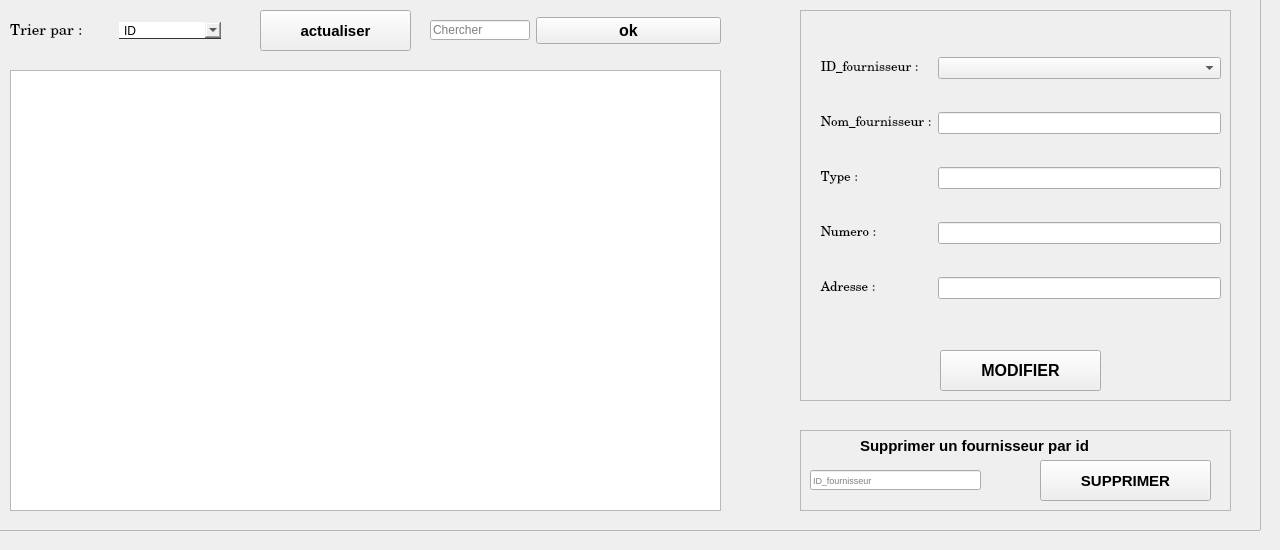
      <widget class="QWidget" name="listedesfournisseurs">
       <attribute name="title">
        <string>Liste des fournisseurs</string>
       </attribute>
       <widget class="QFrame" name="frame_3">
        <property name="geometry">
         <rect>
          <x>-10</x>
          <y>-10</y>
          <width>1271</width>
          <height>541</height>
         </rect>
        </property>
        <property name="frameShape">
         <enum>QFrame::StyledPanel</enum>
        </property>
        <property name="frameShadow">
         <enum>QFrame::Raised</enum>
        </property>
        <widget class="QTableView" name="tableView">
         <property name="geometry">
          <rect>
           <x>20</x>
           <y>80</y>
           <width>711</width>
           <height>441</height>
          </rect>
         </property>
         <property name="styleSheet">
          <string notr="true"/>
         </property>
        </widget>
        <widget class="QFrame" name="frame_4">
         <property name="geometry">
          <rect>
           <x>810</x>
           <y>20</y>
           <width>431</width>
           <height>391</height>
          </rect>
         </property>
         <property name="frameShape">
          <enum>QFrame::StyledPanel</enum>
         </property>
         <property name="frameShadow">
          <enum>QFrame::Raised</enum>
         </property>
         <widget class="QPushButton" name="modifier">
          <property name="geometry">
           <rect>
            <x>140</x>
            <y>340</y>
            <width>161</width>
            <height>41</height>
           </rect>
          </property>
          <property name="font">
           <font>
            <pointsize>12</pointsize>
            <weight>75</weight>
            <bold>true</bold>
           </font>
          </property>
          <property name="cursor">
           <cursorShape>PointingHandCursor</cursorShape>
          </property>
          <property name="text">
           <string>MODIFIER</string>
          </property>
         </widget>
         <widget class="QWidget" name="gridLayoutWidget_2">
          <property name="geometry">
           <rect>
            <x>10</x>
            <y>20</y>
            <width>411</width>
            <height>301</height>
           </rect>
          </property>
          <layout class="QGridLayout" name="gridLayout_2">
           <property name="sizeConstraint">
            <enum>QLayout::SetDefaultConstraint</enum>
           </property>
           <property name="horizontalSpacing">
            <number>6</number>
           </property>
           <item row="3" column="0">
            <widget class="QLabel" name="label_9">
             <property name="font">
              <font>
               <family>Century</family>
               <pointsize>10</pointsize>
              </font>
             </property>
             <property name="text">
              <string>   Numero :</string>
             </property>
            </widget>
           </item>
           <item row="2" column="1">
            <widget class="QLineEdit" name="lineEdit_33"/>
           </item>
           <item row="4" column="0">
            <widget class="QLabel" name="label_13">
             <property name="font">
              <font>
               <family>Century</family>
               <pointsize>10</pointsize>
              </font>
             </property>
             <property name="text">
              <string>   Adresse :</string>
             </property>
            </widget>
           </item>
           <item row="1" column="1">
            <widget class="QLineEdit" name="lineEdit_22"/>
           </item>
           <item row="2" column="0">
            <widget class="QLabel" name="label_8">
             <property name="font">
              <font>
               <family>Century</family>
               <pointsize>10</pointsize>
              </font>
             </property>
             <property name="text">
              <string>   Type : </string>
             </property>
            </widget>
           </item>
           <item row="0" column="0">
            <widget class="QLabel" name="label_7">
             <property name="font">
              <font>
               <family>Century</family>
               <pointsize>10</pointsize>
              </font>
             </property>
             <property name="text">
              <string>   ID_fournisseur :</string>
             </property>
            </widget>
           </item>
           <item row="3" column="1">
            <widget class="QLineEdit" name="lineEdit_44"/>
           </item>
           <item row="1" column="0">
            <widget class="QLabel" name="label_10">
             <property name="font">
              <font>
               <family>Century</family>
               <pointsize>10</pointsize>
              </font>
             </property>
             <property name="text">
              <string>   Nom_fournisseur :</string>
             </property>
            </widget>
           </item>
           <item row="4" column="1">
            <widget class="QLineEdit" name="lineEdit_55"/>
           </item>
           <item row="0" column="1">
            <widget class="QComboBox" name="comboBox_3"/>
           </item>
          </layout>
         </widget>
        </widget>
        <widget class="QWidget" name="horizontalLayoutWidget">
         <property name="geometry">
          <rect>
           <x>20</x>
           <y>20</y>
           <width>211</width>
           <height>41</height>
          </rect>
         </property>
         <layout class="QHBoxLayout" name="horizontalLayout">
          <item>
           <widget class="QLabel" name="label_11">
            <property name="font">
             <font>
              <family>Century</family>
              <pointsize>11</pointsize>
             </font>
            </property>
            <property name="text">
             <string>Trier par :</string>
            </property>
           </widget>
          </item>
          <item>
           <widget class="QComboBox" name="comboBox">
            <property name="cursor">
             <cursorShape>PointingHandCursor</cursorShape>
            </property>
            <property name="layoutDirection">
             <enum>Qt::LeftToRight</enum>
            </property>
            <property name="styleSheet">
             <string notr="true">QComboBox{
border:none;
border-bottom:1px solid #2d3436;
}
QComboBox::hover{
background: rgba(119,181,254,0.5);
}</string>
            </property>
            <item>
             <property name="text">
              <string>ID</string>
             </property>
            </item>
            <item>
             <property name="text">
              <string>Nom</string>
             </property>
            </item>
            <item>
             <property name="text">
              <string>type</string>
             </property>
            </item>
            <item>
             <property name="text">
              <string>numero</string>
             </property>
            </item>
            <item>
             <property name="text">
              <string>adresse</string>
             </property>
            </item>
           </widget>
          </item>
         </layout>
        </widget>
        <widget class="QWidget" name="horizontalLayoutWidget_2">
         <property name="geometry">
          <rect>
           <x>440</x>
           <y>20</y>
           <width>291</width>
           <height>41</height>
          </rect>
         </property>
         <layout class="QHBoxLayout" name="horizontalLayout_2">
          <item>
           <widget class="QLineEdit" name="lineEdit_18">
            <property name="maximumSize">
             <size>
              <width>100</width>
              <height>20</height>
             </size>
            </property>
            <property name="placeholderText">
             <string>Chercher</string>
            </property>
           </widget>
          </item>
          <item>
           <widget class="QPushButton" name="pb_ok1">
            <property name="font">
             <font>
              <pointsize>12</pointsize>
              <weight>75</weight>
              <bold>true</bold>
             </font>
            </property>
            <property name="cursor">
             <cursorShape>PointingHandCursor</cursorShape>
            </property>
            <property name="text">
             <string>ok</string>
            </property>
           </widget>
          </item>
         </layout>
        </widget>
        <widget class="QFrame" name="frame1_3">
         <property name="geometry">
          <rect>
           <x>810</x>
           <y>440</y>
           <width>431</width>
           <height>81</height>
          </rect>
         </property>
         <property name="frameShape">
          <enum>QFrame::StyledPanel</enum>
         </property>
         <property name="frameShadow">
          <enum>QFrame::Raised</enum>
         </property>
         <widget class="QLabel" name="label_65">
          <property name="geometry">
           <rect>
            <x>60</x>
            <y>0</y>
            <width>311</width>
            <height>31</height>
           </rect>
          </property>
          <property name="font">
           <font>
            <pointsize>11</pointsize>
            <weight>75</weight>
            <bold>true</bold>
           </font>
          </property>
          <property name="styleSheet">
           <string notr="true">QLabel{
color: black;

border: none;
}</string>
          </property>
          <property name="text">
           <string>Supprimer un fournisseur par id</string>
          </property>
         </widget>
         <widget class="QLineEdit" name="lineEdit_sup">
          <property name="geometry">
           <rect>
            <x>10</x>
            <y>40</y>
            <width>171</width>
            <height>20</height>
           </rect>
          </property>
          <property name="font">
           <font>
            <pointsize>7</pointsize>
           </font>
          </property>
          <property name="placeholderText">
           <string>ID_fournisseur</string>
          </property>
         </widget>
         <widget class="QPushButton" name="supprimer">
          <property name="geometry">
           <rect>
            <x>240</x>
            <y>30</y>
            <width>171</width>
            <height>41</height>
           </rect>
          </property>
          <property name="font">
           <font>
            <pointsize>11</pointsize>
            <weight>75</weight>
            <bold>true</bold>
           </font>
          </property>
          <property name="cursor">
           <cursorShape>PointingHandCursor</cursorShape>
          </property>
          <property name="text">
           <string>SUPPRIMER</string>
          </property>
         </widget>
        </widget>
        <widget class="QGraphicsView" name="graphicsView_4">
         <property name="geometry">
          <rect>
           <x>20</x>
           <y>80</y>
           <width>711</width>
           <height>441</height>
          </rect>
         </property>
         <property name="styleSheet">
          <string notr="true">border-image: url(:/images/La-transformation-digitale-de-la-relation-client-fournisseur-01-1030x399.jpg);
border-radius:20px;</string>
         </property>
        </widget>
        <widget class="QPushButton" name="pushButton_3">
         <property name="geometry">
          <rect>
           <x>270</x>
           <y>20</y>
           <width>151</width>
           <height>41</height>
          </rect>
         </property>
         <property name="font">
          <font>
           <pointsize>11</pointsize>
           <weight>75</weight>
           <bold>true</bold>
          </font>
         </property>
         <property name="cursor">
          <cursorShape>PointingHandCursor</cursorShape>
         </property>
         <property name="text">
          <string>actualiser</string>
         </property>
        </widget>
        <zorder>graphicsView_4</zorder>
        <zorder>tableView</zorder>
        <zorder>frame_4</zorder>
        <zorder>horizontalLayoutWidget</zorder>
        <zorder>horizontalLayoutWidget_2</zorder>
        <zorder>frame1_3</zorder>
        <zorder>pushButton_3</zorder>
       </widget>
      </widget>
